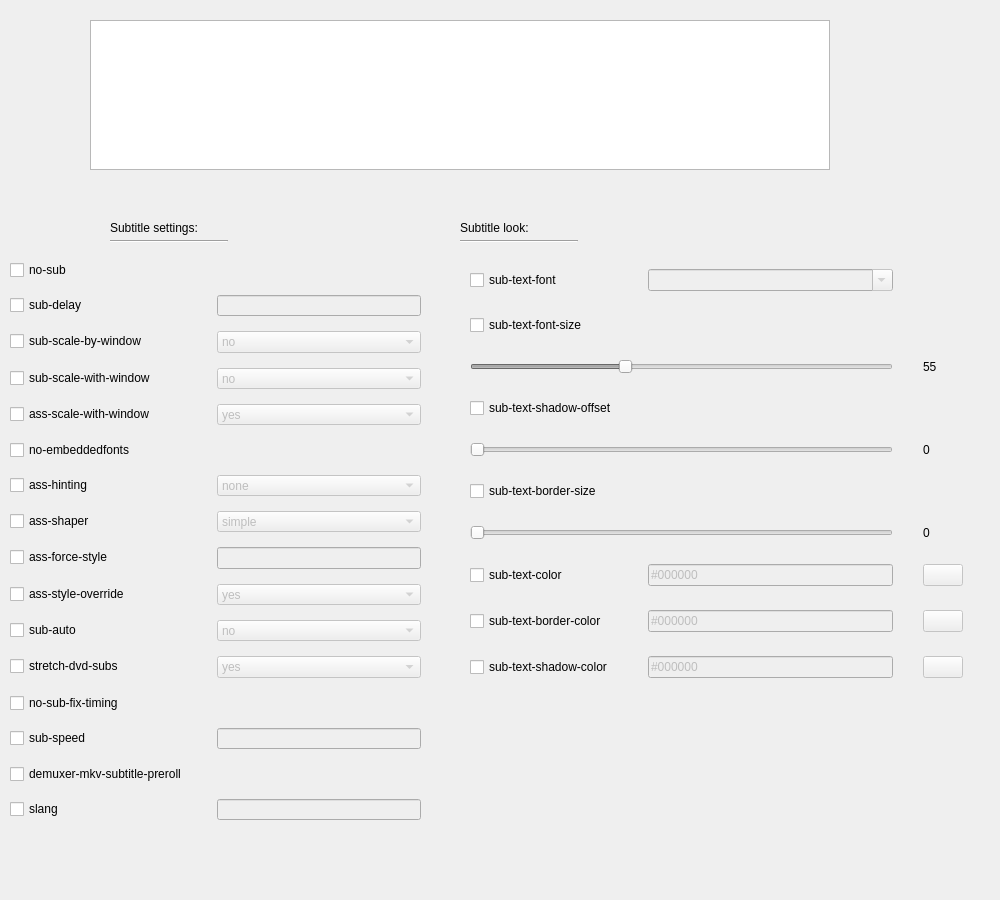
<?xml version="1.0" encoding="UTF-8"?>
<ui version="4.0">
 <class>tabsubtitle</class>
 <widget class="QWidget" name="tabsubtitle">
  <property name="enabled">
   <bool>true</bool>
  </property>
  <property name="geometry">
   <rect>
    <x>0</x>
    <y>0</y>
    <width>1000</width>
    <height>900</height>
   </rect>
  </property>
  <property name="windowTitle">
   <string>Form</string>
  </property>
  <widget class="QLabel" name="label_general_subtitles">
   <property name="geometry">
    <rect>
     <x>110</x>
     <y>220</y>
     <width>101</width>
     <height>16</height>
    </rect>
   </property>
   <property name="text">
    <string>Subtitle settings:</string>
   </property>
  </widget>
  <widget class="Line" name="line_2">
   <property name="geometry">
    <rect>
     <x>110</x>
     <y>240</y>
     <width>118</width>
     <height>3</height>
    </rect>
   </property>
   <property name="orientation">
    <enum>Qt::Horizontal</enum>
   </property>
  </widget>
  <widget class="QLabel" name="label_subtitle_look">
   <property name="geometry">
    <rect>
     <x>460</x>
     <y>220</y>
     <width>101</width>
     <height>16</height>
    </rect>
   </property>
   <property name="text">
    <string>Subtitle look:</string>
   </property>
  </widget>
  <widget class="Line" name="line_3">
   <property name="geometry">
    <rect>
     <x>460</x>
     <y>240</y>
     <width>118</width>
     <height>3</height>
    </rect>
   </property>
   <property name="orientation">
    <enum>Qt::Horizontal</enum>
   </property>
  </widget>
  <widget class="QGraphicsView" name="subtitle_test_graphics_view">
   <property name="geometry">
    <rect>
     <x>90</x>
     <y>20</y>
     <width>740</width>
     <height>150</height>
    </rect>
   </property>
   <property name="transformationAnchor">
    <enum>QGraphicsView::NoAnchor</enum>
   </property>
  </widget>
  <widget class="QWidget" name="formLayoutWidget">
   <property name="geometry">
    <rect>
     <x>10</x>
     <y>250</y>
     <width>411</width>
     <height>571</height>
    </rect>
   </property>
   <layout class="QFormLayout" name="formLayout">
    <property name="labelAlignment">
     <set>Qt::AlignLeading|Qt::AlignLeft|Qt::AlignVCenter</set>
    </property>
    <property name="horizontalSpacing">
     <number>30</number>
    </property>
    <property name="verticalSpacing">
     <number>15</number>
    </property>
    <property name="topMargin">
     <number>10</number>
    </property>
    <item row="0" column="0">
     <widget class="QCheckBox" name="box_no_sub">
      <property name="text">
       <string>no-sub</string>
      </property>
     </widget>
    </item>
    <item row="1" column="0">
     <widget class="QCheckBox" name="box_sub_delay">
      <property name="text">
       <string>sub-delay</string>
      </property>
     </widget>
    </item>
    <item row="1" column="1">
     <widget class="QLineEdit" name="value_sub_delay">
      <property name="enabled">
       <bool>false</bool>
      </property>
     </widget>
    </item>
    <item row="2" column="0">
     <widget class="QCheckBox" name="box_sub_scale_by_window">
      <property name="accessibleName">
       <string>sub-scale-by-window</string>
      </property>
      <property name="text">
       <string>sub-scale-by-window</string>
      </property>
     </widget>
    </item>
    <item row="4" column="0">
     <widget class="QCheckBox" name="box_ass_scale_with_window">
      <property name="accessibleName">
       <string>ass-scale-with-window</string>
      </property>
      <property name="text">
       <string>ass-scale-with-window</string>
      </property>
     </widget>
    </item>
    <item row="5" column="0">
     <widget class="QCheckBox" name="box_no_embedded_fonts">
      <property name="text">
       <string>no-embeddedfonts</string>
      </property>
     </widget>
    </item>
    <item row="6" column="0">
     <widget class="QCheckBox" name="box_ass_hinting">
      <property name="text">
       <string>ass-hinting</string>
      </property>
     </widget>
    </item>
    <item row="6" column="1">
     <widget class="QComboBox" name="comboBox_ass_hinting">
      <property name="enabled">
       <bool>false</bool>
      </property>
      <item>
       <property name="text">
        <string>none</string>
       </property>
      </item>
      <item>
       <property name="text">
        <string>light</string>
       </property>
      </item>
      <item>
       <property name="text">
        <string>normal</string>
       </property>
      </item>
      <item>
       <property name="text">
        <string>native</string>
       </property>
      </item>
     </widget>
    </item>
    <item row="7" column="0">
     <widget class="QCheckBox" name="box_ass_sharper">
      <property name="text">
       <string>ass-shaper</string>
      </property>
     </widget>
    </item>
    <item row="7" column="1">
     <widget class="QComboBox" name="comboBox_ass_sharper">
      <property name="enabled">
       <bool>false</bool>
      </property>
      <item>
       <property name="text">
        <string>simple</string>
       </property>
      </item>
      <item>
       <property name="text">
        <string>complex</string>
       </property>
      </item>
     </widget>
    </item>
    <item row="8" column="0">
     <widget class="QCheckBox" name="box_ass_force_style">
      <property name="text">
       <string>ass-force-style</string>
      </property>
     </widget>
    </item>
    <item row="8" column="1">
     <widget class="QLineEdit" name="value_ass_force_style">
      <property name="enabled">
       <bool>false</bool>
      </property>
     </widget>
    </item>
    <item row="9" column="0">
     <widget class="QCheckBox" name="box_ass_style_override">
      <property name="text">
       <string>ass-style-override</string>
      </property>
     </widget>
    </item>
    <item row="9" column="1">
     <widget class="QComboBox" name="comboBox_ass_override">
      <property name="enabled">
       <bool>false</bool>
      </property>
      <item>
       <property name="text">
        <string>yes</string>
       </property>
      </item>
      <item>
       <property name="text">
        <string>no</string>
       </property>
      </item>
      <item>
       <property name="text">
        <string>force</string>
       </property>
      </item>
     </widget>
    </item>
    <item row="10" column="0">
     <widget class="QCheckBox" name="box_sub_auto">
      <property name="text">
       <string>sub-auto</string>
      </property>
     </widget>
    </item>
    <item row="10" column="1">
     <widget class="QComboBox" name="comboBox_sub_auto">
      <property name="enabled">
       <bool>false</bool>
      </property>
      <item>
       <property name="text">
        <string>no</string>
       </property>
      </item>
      <item>
       <property name="text">
        <string>exact</string>
       </property>
      </item>
      <item>
       <property name="text">
        <string>fuzzy</string>
       </property>
      </item>
      <item>
       <property name="text">
        <string>all</string>
       </property>
      </item>
     </widget>
    </item>
    <item row="11" column="0">
     <widget class="QCheckBox" name="box_stretch_dvd_subs">
      <property name="accessibleName">
       <string>stretch-dvd-subs</string>
      </property>
      <property name="text">
       <string>stretch-dvd-subs</string>
      </property>
     </widget>
    </item>
    <item row="12" column="0">
     <widget class="QCheckBox" name="box_no_sub_fix_timing">
      <property name="text">
       <string>no-sub-fix-timing</string>
      </property>
     </widget>
    </item>
    <item row="13" column="0">
     <widget class="QCheckBox" name="box_sub_speed">
      <property name="text">
       <string>sub-speed</string>
      </property>
     </widget>
    </item>
    <item row="13" column="1">
     <widget class="QLineEdit" name="value_sub_speed">
      <property name="enabled">
       <bool>false</bool>
      </property>
     </widget>
    </item>
    <item row="14" column="0">
     <widget class="QCheckBox" name="box_demuxer_mkv_subtitle_preroll">
      <property name="text">
       <string>demuxer-mkv-subtitle-preroll</string>
      </property>
     </widget>
    </item>
    <item row="3" column="0">
     <widget class="QCheckBox" name="box_sub_scale_with_window">
      <property name="accessibleName">
       <string/>
      </property>
      <property name="text">
       <string>sub-scale-with-window</string>
      </property>
     </widget>
    </item>
    <item row="15" column="0">
     <widget class="QCheckBox" name="box_slang">
      <property name="text">
       <string>slang</string>
      </property>
     </widget>
    </item>
    <item row="15" column="1">
     <widget class="QLineEdit" name="valuebox_slang">
      <property name="enabled">
       <bool>false</bool>
      </property>
     </widget>
    </item>
    <item row="2" column="1">
     <widget class="QComboBox" name="comboBox_sub_scale_by_window">
      <property name="enabled">
       <bool>false</bool>
      </property>
      <item>
       <property name="text">
        <string>no</string>
       </property>
      </item>
      <item>
       <property name="text">
        <string>yes</string>
       </property>
      </item>
     </widget>
    </item>
    <item row="3" column="1">
     <widget class="QComboBox" name="comboBox_sub_scale_with_window">
      <property name="enabled">
       <bool>false</bool>
      </property>
      <item>
       <property name="text">
        <string>no</string>
       </property>
      </item>
      <item>
       <property name="text">
        <string>yes</string>
       </property>
      </item>
     </widget>
    </item>
    <item row="4" column="1">
     <widget class="QComboBox" name="comboBox_ass_scale_with_window">
      <property name="enabled">
       <bool>false</bool>
      </property>
      <item>
       <property name="text">
        <string>yes</string>
       </property>
      </item>
      <item>
       <property name="text">
        <string>no</string>
       </property>
      </item>
     </widget>
    </item>
    <item row="11" column="1">
     <widget class="QComboBox" name="comboBox_stretch_dvd_subs">
      <property name="enabled">
       <bool>false</bool>
      </property>
      <item>
       <property name="text">
        <string>yes</string>
       </property>
      </item>
      <item>
       <property name="text">
        <string>no</string>
       </property>
      </item>
     </widget>
    </item>
   </layout>
  </widget>
  <widget class="QWidget" name="gridLayoutWidget">
   <property name="geometry">
    <rect>
     <x>470</x>
     <y>250</y>
     <width>493</width>
     <height>441</height>
    </rect>
   </property>
   <layout class="QGridLayout" name="gridLayout">
    <property name="topMargin">
     <number>10</number>
    </property>
    <property name="horizontalSpacing">
     <number>30</number>
    </property>
    <property name="verticalSpacing">
     <number>15</number>
    </property>
    <item row="7" column="0">
     <widget class="QCheckBox" name="box_sub_text_font_color">
      <property name="text">
       <string>sub-text-color</string>
      </property>
     </widget>
    </item>
    <item row="2" column="2">
     <widget class="QLabel" name="label_sub_text_font_size_counter">
      <property name="text">
       <string>55</string>
      </property>
     </widget>
    </item>
    <item row="8" column="0">
     <widget class="QCheckBox" name="box_sub_text_border_color">
      <property name="text">
       <string>sub-text-border-color</string>
      </property>
     </widget>
    </item>
    <item row="7" column="2">
     <widget class="QPushButton" name="button_pick_color_font_color">
      <property name="enabled">
       <bool>false</bool>
      </property>
      <property name="text">
       <string/>
      </property>
      <property name="icon">
       <iconset>
        <normaloff>://images/colorpicker.png</normaloff>://images/colorpicker.png</iconset>
      </property>
     </widget>
    </item>
    <item row="0" column="0">
     <widget class="QCheckBox" name="box_sub_text_font">
      <property name="text">
       <string>sub-text-font</string>
      </property>
     </widget>
    </item>
    <item row="1" column="0">
     <widget class="QCheckBox" name="box_sub_text_font_size">
      <property name="text">
       <string>sub-text-font-size</string>
      </property>
     </widget>
    </item>
    <item row="6" column="2">
     <widget class="QLabel" name="label_sub_text_border_size_counter">
      <property name="text">
       <string>0</string>
      </property>
     </widget>
    </item>
    <item row="4" column="0" colspan="2">
     <widget class="QSlider" name="horizontalSlider_sub_text_font_shadow_offset">
      <property name="enabled">
       <bool>false</bool>
      </property>
      <property name="minimum">
       <number>0</number>
      </property>
      <property name="maximum">
       <number>25</number>
      </property>
      <property name="sliderPosition">
       <number>0</number>
      </property>
      <property name="orientation">
       <enum>Qt::Horizontal</enum>
      </property>
     </widget>
    </item>
    <item row="6" column="0" colspan="2">
     <widget class="QSlider" name="horizontalSlider_sub_text_font_border_size">
      <property name="enabled">
       <bool>false</bool>
      </property>
      <property name="minimum">
       <number>0</number>
      </property>
      <property name="maximum">
       <number>25</number>
      </property>
      <property name="sliderPosition">
       <number>0</number>
      </property>
      <property name="orientation">
       <enum>Qt::Horizontal</enum>
      </property>
     </widget>
    </item>
    <item row="7" column="1">
     <widget class="QLineEdit" name="value_sub_text_font_color">
      <property name="enabled">
       <bool>false</bool>
      </property>
      <property name="text">
       <string>#000000</string>
      </property>
     </widget>
    </item>
    <item row="4" column="2">
     <widget class="QLabel" name="label_sub_text_shadow_offset_counter">
      <property name="sizePolicy">
       <sizepolicy hsizetype="Preferred" vsizetype="Preferred">
        <horstretch>0</horstretch>
        <verstretch>0</verstretch>
       </sizepolicy>
      </property>
      <property name="text">
       <string>0</string>
      </property>
     </widget>
    </item>
    <item row="5" column="0">
     <widget class="QCheckBox" name="box_sub_text_font_border_size">
      <property name="text">
       <string>sub-text-border-size</string>
      </property>
     </widget>
    </item>
    <item row="2" column="0" colspan="2">
     <widget class="QSlider" name="horizontalSlider_sub_text_font_size">
      <property name="enabled">
       <bool>false</bool>
      </property>
      <property name="minimum">
       <number>1</number>
      </property>
      <property name="maximum">
       <number>150</number>
      </property>
      <property name="sliderPosition">
       <number>55</number>
      </property>
      <property name="orientation">
       <enum>Qt::Horizontal</enum>
      </property>
      <property name="tickPosition">
       <enum>QSlider::NoTicks</enum>
      </property>
     </widget>
    </item>
    <item row="3" column="0">
     <widget class="QCheckBox" name="box_sub_text_font_shadow_offset">
      <property name="text">
       <string>sub-text-shadow-offset</string>
      </property>
     </widget>
    </item>
    <item row="9" column="0">
     <widget class="QCheckBox" name="box_sub_text_shadow_color">
      <property name="text">
       <string>sub-text-shadow-color</string>
      </property>
     </widget>
    </item>
    <item row="8" column="1">
     <widget class="QLineEdit" name="value_sub_text_border_color">
      <property name="enabled">
       <bool>false</bool>
      </property>
      <property name="text">
       <string>#000000</string>
      </property>
     </widget>
    </item>
    <item row="9" column="1">
     <widget class="QLineEdit" name="value_sub_text_shadow_color">
      <property name="enabled">
       <bool>false</bool>
      </property>
      <property name="text">
       <string>#000000</string>
      </property>
     </widget>
    </item>
    <item row="8" column="2">
     <widget class="QPushButton" name="button_pick_color_border_color">
      <property name="enabled">
       <bool>false</bool>
      </property>
      <property name="text">
       <string/>
      </property>
      <property name="icon">
       <iconset>
        <normaloff>://images/colorpicker.png</normaloff>://images/colorpicker.png</iconset>
      </property>
     </widget>
    </item>
    <item row="9" column="2">
     <widget class="QPushButton" name="button_pick_color_shadow_color">
      <property name="enabled">
       <bool>false</bool>
      </property>
      <property name="text">
       <string/>
      </property>
      <property name="icon">
       <iconset>
        <normaloff>://images/colorpicker.png</normaloff>://images/colorpicker.png</iconset>
      </property>
     </widget>
    </item>
    <item row="0" column="1">
     <widget class="QFontComboBox" name="fontComboBox_sub_text_font">
      <property name="enabled">
       <bool>false</bool>
      </property>
      <property name="currentText">
       <string/>
      </property>
     </widget>
    </item>
   </layout>
  </widget>
  <widget class="QLineEdit" name="valuebox_sub_text_font">
   <property name="geometry">
    <rect>
     <x>1500</x>
     <y>10</y>
     <width>16</width>
     <height>16</height>
    </rect>
   </property>
  </widget>
 </widget>
 <resources/>
 <connections>
  <connection>
   <sender>box_sub_text_font_color</sender>
   <signal>toggled(bool)</signal>
   <receiver>button_pick_color_font_color</receiver>
   <slot>setEnabled(bool)</slot>
   <hints>
    <hint type="sourcelabel">
     <x>540</x>
     <y>569</y>
    </hint>
    <hint type="destinationlabel">
     <x>760</x>
     <y>570</y>
    </hint>
   </hints>
  </connection>
  <connection>
   <sender>box_sub_text_border_color</sender>
   <signal>toggled(bool)</signal>
   <receiver>button_pick_color_border_color</receiver>
   <slot>setEnabled(bool)</slot>
   <hints>
    <hint type="sourcelabel">
     <x>540</x>
     <y>599</y>
    </hint>
    <hint type="destinationlabel">
     <x>760</x>
     <y>600</y>
    </hint>
   </hints>
  </connection>
  <connection>
   <sender>box_sub_text_shadow_color</sender>
   <signal>toggled(bool)</signal>
   <receiver>button_pick_color_shadow_color</receiver>
   <slot>setEnabled(bool)</slot>
   <hints>
    <hint type="sourcelabel">
     <x>540</x>
     <y>629</y>
    </hint>
    <hint type="destinationlabel">
     <x>760</x>
     <y>630</y>
    </hint>
   </hints>
  </connection>
 </connections>
</ui>
